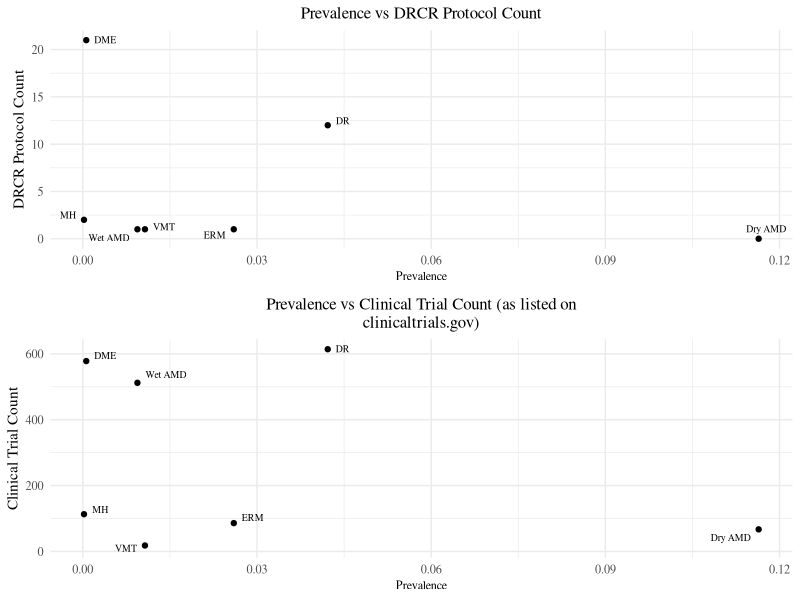
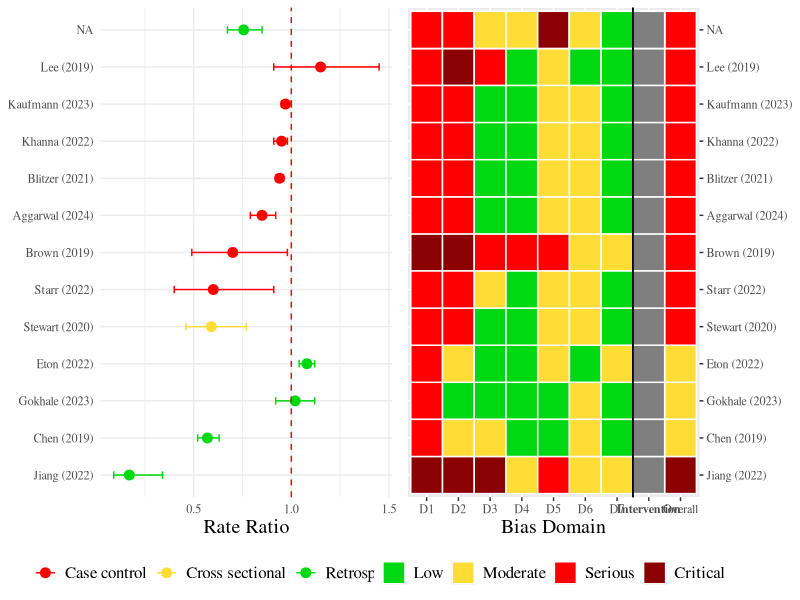

Here is the R script that generated these plots, in order:
## ---- chunk 1
library(ggplot2)
library(dplyr)
library(ggrepel)
library(tidyr)
library(stringr)
library(egg)

## ---- chunk 2
prevalence_dict <- c(DR = 0.285 * 0.148, DME = 0.027 * 0.148 * 0.148, ERM = 0.026, VMT = 0.0107, RR = NULL, MH = 0.0002, Wet_AMD = 0.0094, Dry_AMD = 0.1164)

clinical_dict <- c(DR = 614, DME = 578, ERM = 86, VMT = 18, RR = 11, MH = 113, Wet_AMD = 512, Dry_AMD = 67)
## ---- chunk 3
protocol_df <- read.csv('drcrprotocols.csv')
protocol_df <- subset(protocol_df, Disease != 'MISC')

formatted_prevalence_df <- protocol_df %>%
  group_by(Disease) %>%
  summarise(Number_of_Rows = n())

dry_amd_row = data.frame(Disease = 'Dry_AMD', Number_of_Rows = 0)
formatted_prevalence_df <- rbind(formatted_prevalence_df, dry_amd_row)
formatted_prevalence_df$Prevalence <- prevalence_dict[match(formatted_prevalence_df$Disease, names(prevalence_dict))]
formatted_prevalence_df$Clinical_Trials_Count <- clinical_dict[match(formatted_prevalence_df$Disease, names(clinical_dict))]

formatted_prevalence_df <- formatted_prevalence_df %>%
  rename(DRCR_Protocol_Count = Number_of_Rows)
formatted_prevalence_df <- formatted_prevalence_df %>%
  mutate(Disease = gsub("_", " ", Disease))

common_theme <- theme_minimal() +
  theme(
    text = element_text(family = "serif"),
    plot.title = element_text(size = rel(1.1), hjust = 0.5),  
    axis.title.x = element_text(size = rel(0.8)),
    axis.title.y = element_text(size = rel(1))
  )

plt1 <- ggplot(formatted_prevalence_df, aes(x = Prevalence, y = DRCR_Protocol_Count, label = Disease)) +
  geom_point(size = 1.5) +
  geom_text_repel(box.padding = 0.3, segment.color = NA, size = 2.5, family = "serif") +
  labs(title = 'Prevalence vs DRCR Protocol Count',
       x = 'Prevalence',
       y = 'DRCR Protocol Count') + 
  common_theme 

plt2 <- ggplot(formatted_prevalence_df, aes(x = Prevalence, y = Clinical_Trials_Count, label = Disease)) + 
  geom_point(size = 1.5) +
  geom_text_repel(box.padding = 0.3, segment.color = NA, size = 2.5, family = "serif") +  
  labs(title = NULL,  # Remove the title from labs
       x = 'Prevalence', 
       y = 'Clinical Trial Count') + 
  ggtitle(str_wrap('Prevalence vs Clinical Trial Count (as listed on clinicaltrials.gov)', width = 60)) +
  common_theme

ggarrange(plt1, plt2, nrow = 2)

## ---- chunk 4

drcrrates <-read.csv('drcrrates.csv')
study_order <- c('Jiang (2022)', 'Chen (2019)', 'Gokhale (2023)', 'Eton (2022)',
                 'Stewart (2020)',
                 'Starr (2022)', 'Brown (2019)', 'Aggarwal (2024)', 'Blitzer (2021)', 'Khanna (2022)', 'Kaufmann (2023)', 'Lee (2019)')

type_order <- c('Case control', 'Cross sectional', 'Retrospective cohort')


drcrrates$Paper <- factor(drcrrates$Paper, levels = study_order, ordered = TRUE)
drcrrates$Type <- factor(drcrrates$Type, levels = type_order, ordered = TRUE)

common_theme <- theme_minimal() +
  theme(
    text = element_text(family = "serif"),
    plot.title = element_text(size = rel(2)),  
    axis.title.x = element_text(size = rel(1.3)),
    axis.title.y = element_text(size = rel(1.3))
  )

rates <- ggplot(drcrrates, aes(x = Rate.ratio, y = Paper, color = Type)) +
  geom_point(position = position_dodge(width = 0.5), size = 3) +
  geom_errorbarh(aes(xmin = Lower, xmax = Upper, height = 0.2), position = position_dodge(width = 0.5)) +
  labs(title = 'Metformin Rate Ratios vs AMD',
       x = 'Rate Ratio',
       y = NULL,
       color = 'Study Type') +
  geom_vline(xintercept = 1, linetype = 'dashed', color = 'red') +
  common_theme +
  theme(legend.position = 'bottom',
        legend.title = element_blank(),
        legend.text = element_text(size = rel(1.1)),
        ) +
  scale_color_manual(values = c('red','#FFDC36', '#00D811'))

## ---- chunk 5

bias_df = read.csv('drcrbias.csv')

bias_df$Study <- factor(bias_df$Study, levels = study_order, ordered = TRUE)
df_dropped <- bias_df %>% select(-Type)
df_melted <- df_dropped %>%
  gather(key = "Bias_Type", value = "Bias_Level", -Study)

overall_bolder = c(rep(0, 7), 1)

color_map <- c('Low' = '#00D811', 'Moderate' = '#FFDC36', 'Serious' = 'red', 'Critical' = 'darkred')

bias <- ggplot(df_melted, aes(x = Bias_Type, y = Study, fill = Bias_Level)) +
  geom_tile(color = "white", size = 0.5) +
  scale_fill_manual(values = color_map, limits = c('Low', 'Moderate', 'Serious', 'Critical')) +
  geom_vline(xintercept = 7.501, linetype = 'solid') + 
  geom_vline(xintercept = 7.499, linetype = 'solid') +
  labs(title = 'ROBINS-I Tool Analysis', x = 'Bias Domain', y = NULL) +
  theme(
    legend.position = "bottom",
    legend.title = element_blank(),
    text = element_text(family = "serif"),
    plot.title = element_text(size = rel(2)),  
    axis.title.x = element_text(size = rel(1.3)),
    axis.title.y = element_text(size = rel(1.3)),
    axis.text.x = element_text(face = ifelse(overall_bolder, 'bold', 'plain')),
    legend.text = element_text(size = rel(1.1))
    )
## ---- chunk 6
bias <- bias +
  labs(title = NULL, x = 'Bias Domain', y = NULL) + scale_y_discrete(position = "right")

rates <- rates + labs(title = NULL, x = 'Rate Ratio', y = NULL)
plot <- ggarrange(rates, bias, ncol = 2)
